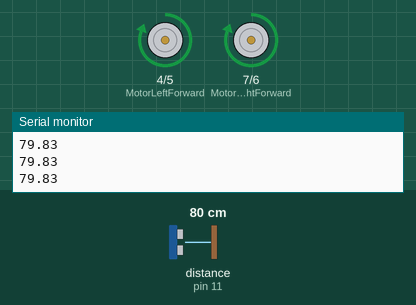
This sketch was run on a simulated Arduino Uno, built with avr-gcc and run on an emulated ATmega328P. Parts: motor-driver pin pairs drawn as motors (green arrow = first pin HIGH = forward, orange = second pin HIGH = backward, longer = more drive, scaled by the enable pin), the last lines printed to the serial monitor. Wiring (inferred from the names in the program): ultrasonic range finder: trigger pin 10; echo pin 11. The inputs (shaded band) are chosen by the test bench; at power-on: distance to the obstacle (sensor on pin 11) 80 cm. The echo pulse lasts 58.3 µs per cm.

Above: at 1.4 s.
1.5 s: distance to the obstacle (sensor on pin 11) set to 2 cm
At 2.1 s:
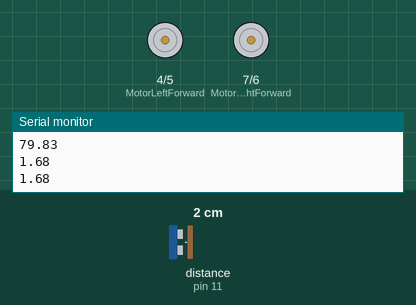
3.0 s: distance to the obstacle (sensor on pin 11) set to 60 cm
At 3.5 s:
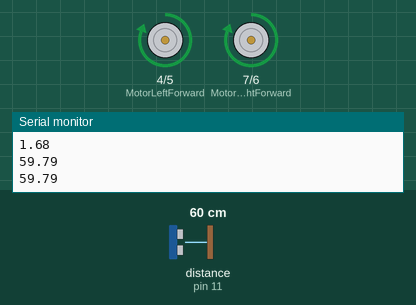
4.5 s: distance to the obstacle (sensor on pin 11) set to 4 cm
At 5.4 s:
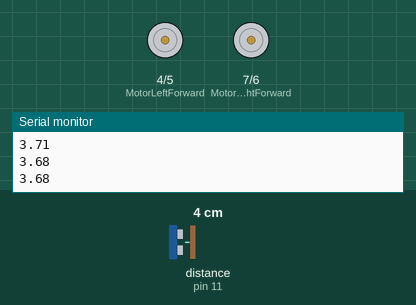
6.0 s: distance to the obstacle (sensor on pin 11) set to 120 cm
At 9.4 s:
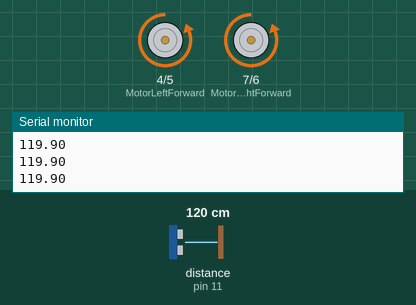
Timing chart, 0 to 14.6 s (numbered marks = the images above; inputs shaded):
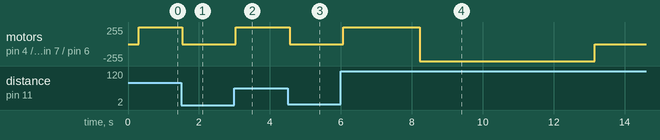

Measured:
- after the input at 1.5 s, motor on pin 4 (MotorLeftForward) / pin 5 (MotorLeftBackward), motor on pin 7 (MotorRightForward) / pin 6 (MotorRightBackward): forward 255/255 → stopped at once
- after the input at 3.0 s, motor on pin 4 (MotorLeftForward) / pin 5 (MotorLeftBackward), motor on pin 7 (MotorRightForward) / pin 6 (MotorRightBackward): stopped → forward 255/255 at once
- after the input at 4.5 s, motor on pin 4 (MotorLeftForward) / pin 5 (MotorLeftBackward), motor on pin 7 (MotorRightForward) / pin 6 (MotorRightBackward): forward 255/255 → stopped after 0.05 s
- after the input at 6.0 s, motor on pin 4 (MotorLeftForward) / pin 5 (MotorLeftBackward), motor on pin 7 (MotorRightForward) / pin 6 (MotorRightBackward): stopped → forward 255/255 after 0.06 s, → backward 255/255 2.2 s later, → stopped 4.9 s later

The sketch:

main.ino
```cpp
int MotorLeftForward = 4; // Input3 подключен к выводу 5
int MotorLeftBackward = 5;
int MotorRightForward = 7;
int MotorRightBackward = 6;

int SpeedLeftPort = 1; //скорость левого
int SpeedRightPort = 2; //скорость правого

int echoPin = 11;
int trigPin = 10;
int echoPinL = 9;
int trigPinL = 8;
int echoPinR = 12;
int trigPinR = 3;

const float SOUND_SPEED = 29.1;
const int SPEED_RIGHT = 249;
const int SPEED_LEFT = 255;

long START_TIME;

struct Task {
  Task (int duration, int action) {
    this->duration = duration;
    this->action = action;
  }
  int duration;
  int action;
};

void mapActions(int action) {
  switch (action) {
    case 1:
      turn_left();
      break;
    case 2:
      turn_right();
      break;
    case 3:
      move_forward();
      break;
    case 4:
      move_backward();
      break;
    case 0:
      stop_moving();
      break;
  }
}

const int TIME_INTERVALS_COUNT = 4;
Task * tasksQueue[TIME_INTERVALS_COUNT] = {
  // new Task(duration, actionNumber);
  new Task(000, 2),
  new Task(000, 1),
  new Task(5000, 3),
  new Task(5000, 4),
};

void setup() {

  pinMode (MotorLeftForward, OUTPUT);
  pinMode (MotorLeftBackward, OUTPUT);
  pinMode (MotorRightForward, OUTPUT);
  pinMode (MotorRightBackward, OUTPUT);
  pinMode (SpeedRightPort, OUTPUT);
  pinMode (SpeedLeftPort, OUTPUT);
  Serial.begin (9600); // частота  обновления void loop
  pinMode(trigPin, OUTPUT);
  pinMode(echoPin, INPUT);
  pinMode(trigPinL, OUTPUT);
  pinMode(echoPinL, INPUT);
  pinMode(trigPinR, OUTPUT);
  pinMode(echoPinR, INPUT);
}

void setSpeedToMotors() {
  analogWrite(SpeedRightPort, SPEED_RIGHT);
  analogWrite(SpeedLeftPort, SPEED_LEFT);
}

void defineDirections(bool isLeft, bool isRight, bool isStop) {
  if (isStop) {
    digitalWrite (MotorLeftForward, LOW);
    digitalWrite (MotorLeftBackward, LOW);
    digitalWrite (MotorRightForward, LOW);
    digitalWrite (MotorRightBackward, LOW);

    return;
  }
  if (isLeft) {
    digitalWrite (MotorLeftForward, HIGH);
    digitalWrite (MotorLeftBackward, LOW);
  } else {
    digitalWrite (MotorLeftBackward, HIGH);
    digitalWrite (MotorLeftForward, LOW);
  }

  if (isRight) {
    digitalWrite (MotorRightForward, HIGH);
    digitalWrite (MotorRightBackward, LOW);
  } else {
    digitalWrite (MotorRightBackward, HIGH);
    digitalWrite (MotorRightForward, LOW);
  }
}

void turn_left() {
  defineDirections(false, true, false);
  setSpeedToMotors();
}

void turn_right() {
  defineDirections(true, false, false);
  setSpeedToMotors();
}

void move_forward() {
  defineDirections(true, true, false);
  setSpeedToMotors();
}

void move_backward() {
  defineDirections(false, false, false);
  setSpeedToMotors();
}

void stop_moving() {
  defineDirections(false, false, true);
  setSpeedToMotors();
}

// узнать, в каком отрезке мы сейчас находимся, в любой момент времени

// какой номер действия вернуть, если время прошло
int getActionFromIndex(long time) { // 728, 10000 => 9 => 8 => 5 => 3
  int i = 0;
  while (time > 0 && i < TIME_INTERVALS_COUNT) {

    time = time - tasksQueue[i]->duration;
    i ++;
  }

  if (time > 0) {
    return 0;
  }

  int index = i - 1;

  if (index < 0) {
    return 0;
  }

  if (index > TIME_INTERVALS_COUNT) {
    return 0;
  }

  return tasksQueue[index]->action;
}

int getDistance() {
  long duration;

  digitalWrite(trigPin, LOW);

  delayMicroseconds(2);

  digitalWrite(trigPin, HIGH);

  delayMicroseconds(10);

  digitalWrite(trigPin, LOW);

  duration = pulseIn(echoPin, HIGH);

  Serial.println((duration/2) / SOUND_SPEED);

  return (duration/2) / SOUND_SPEED;
}

int BlockTime = 0;
const int DELAY_TIME = 300;
const int BLOCK_DISTANCE = 50;

void loop() {
  delay(DELAY_TIME);

  if (getDistance() < BLOCK_DISTANCE) {

    BlockTime += DELAY_TIME;
    mapActions(0);

    return;
  }


  long time = millis() - BlockTime;
  int action = getActionFromIndex(time);

  mapActions(action);
}
```
